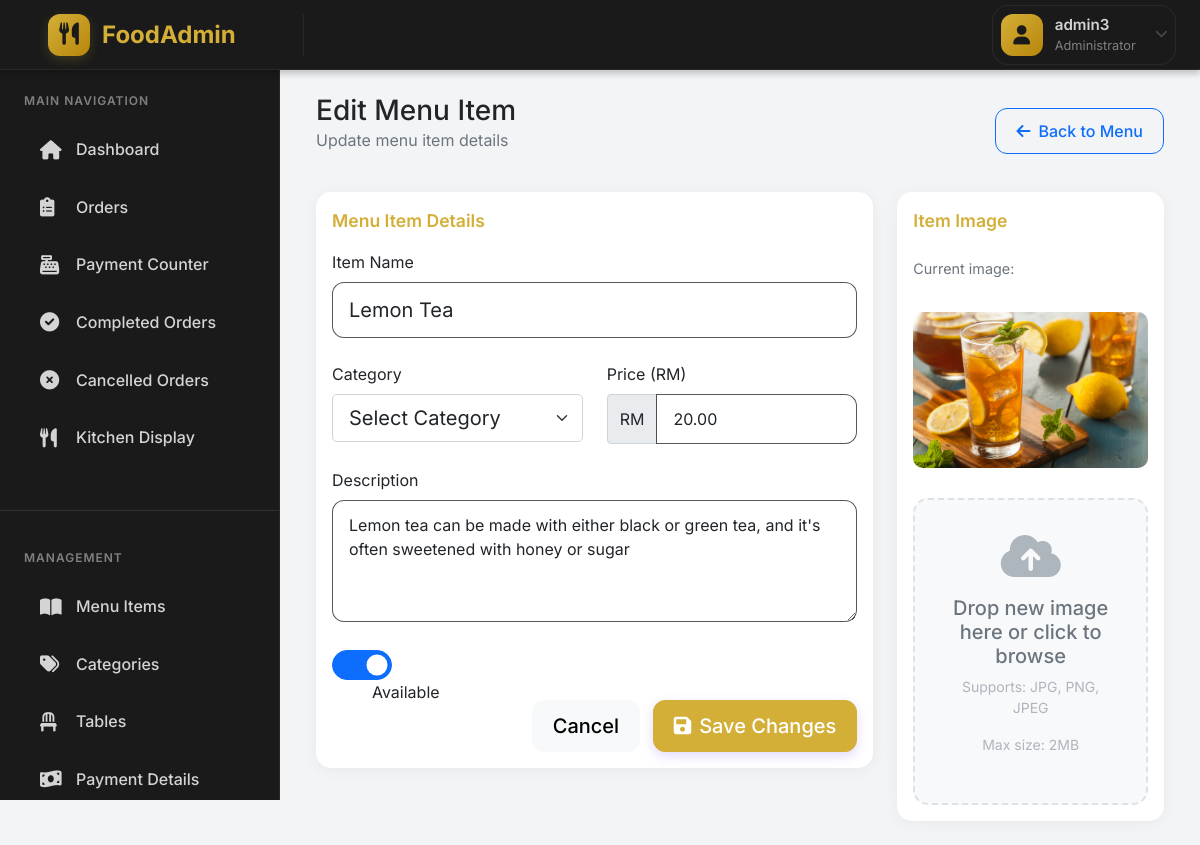
The app's page /admin/edit_menu_item.php?id=4 (signed in) with its own data.
### tables this page shows
CREATE TABLE `menu_items` (
  `id` int(11) NOT NULL,
  `name` varchar(255) NOT NULL,
  `description` text DEFAULT NULL,
  `price` decimal(10,2) NOT NULL,
  `category` varchar(100) DEFAULT NULL,
  `status` enum('available','unavailable') DEFAULT 'available',
  `created_at` timestamp NULL DEFAULT current_timestamp(),
  `category_id` int(11) DEFAULT NULL,
  `image_path` varchar(255) DEFAULT NULL
);

### admin/edit_menu_item.php (the view, shortened to what this page needs)
<?php
$database = new Database();
$db = $database->getConnection();
$item_id = $_GET['id'];
$query = "SELECT m.*, c.name as category_name
          FROM menu_items m
          LEFT JOIN categories c ON m.category_id = c.id
          WHERE m.id = :id";
$stmt = $db->prepare($query);
$stmt->bindParam(':id', $item_id);
$stmt->execute();
$item = $stmt->fetch(PDO::FETCH_ASSOC);
?>
<div class="container-fluid">
    <div class="d-flex justify-content-between align-items-center mb-4">
        <div>
            <h1 class="h3 mb-0">Edit Menu Item</h1>
            <p class="text-muted">Update menu item details</p>
        </div>
        <a href="menu_management.php" class="btn btn-outline-primary">
            <i class="fas fa-arrow-left me-2"></i>Back to Menu
        </a>
    </div>
    <div class="row">
        <div class="col-md-8">
            <div class="card form-card">
                <div class="card-body">
                    <form method="POST" enctype="multipart/form-data" id="menuItemForm">
                        <div class="mb-4">
                            <div class="form-group-title">Menu Item Details</div>
                            <div class="mb-4">
                                <label class="form-label">Item Name</label>
                                <input type="text" class="form-control form-control-lg" name="name" required
                                       value="<?php echo htmlspecialchars($item['name']); ?>"
                                       placeholder="Enter item name">
                            </div>
                            <div class="row mb-4">
                                <div class="col-md-6">
                                    <label class="form-label">Category</label>
                                    <select class="form-select form-select-lg" name="category_id" required>
                                        <option value="">Select Category</option>
                                    </select>
                                </div>
                                <div class="col-md-6">
                                    <label class="form-label">Price (RM)</label>
                                    <div class="input-group">
                                        <span class="input-group-text">RM</span>
                                        <input type="number"
                                               class="form-control"
                                               id="price"
                                               name="price"
                                               step="0.10"
                                               min="0"
                                               value="<?php echo number_format($item['price'], 2); ?>"
                                               required>
                                    </div>
                                </div>
                            </div>
                            <div class="mb-4">
                                <label class="form-label">Description</label>
                                <textarea class="form-control" name="description" rows="4"
                                          placeholder="Describe your menu item"><?php echo htmlspecialchars($item['description']); ?></textarea>
                            </div>
                            <div class="form-check form-switch status-switch">
                                <input class="form-check-input" type="checkbox" name="status"
                                       id="statusSwitch" <?php echo $item['status'] == 'available' ? 'checked' : ''; ?>>
                                <label class="form-check-label" for="statusSwitch">Available</label>
                            </div>
                        </div>
                        <div class="text-end">
                            <button type="button" class="btn btn-light btn-lg me-2"
                                    onclick="window.location.href='menu_management.php'">
                                Cancel
                            </button>
                            <button type="submit" class="btn btn-primary btn-lg">
                                <i class="fas fa-save me-2"></i>Save Changes
                            </button>
                        </div>
                    </form>
                </div>
            </div>
        </div>
        <div class="col-md-4">
            <div class="card form-card">
                <div class="card-body">
                    <div class="form-group-title mb-4">Item Image</div>
                    <?php if ($item['image_path']): ?>
                        <p class="current-image-text">Current image:</p>
                        <div class="image-container mb-4">
                            <img src="../<?php echo htmlspecialchars($item['image_path']); ?>"
                                 class="preview-image" style="display: block;">
                        </div>
                    <?php endif; ?>
                    <label class="image-upload-card w-100" for="imageInput">
                        <div id="uploadSection">
                            <i class="fas fa-cloud-upload-alt upload-icon"></i>
                            <h5 class="upload-text">Drop new image here or click to browse</h5>
                            <p class="upload-hint">Supports: JPG, PNG, JPEG</p>
                            <p class="upload-hint">Max size: 2MB</p>
                        </div>
                    </label>
                </div>
            </div>
        </div>
    </div>
</div>
<?php
include 'includes/layout.php';
?>

### admin/includes/layout.php (style rules this page uses)
:root { --primary-color: #7C3AED; --primary-dark: #6D28D9; --primary-light: #8B5CF6; --success-color: #10B981; --warning-color: #F59E0B; --danger-color: #EF4444; --info-color: #3B82F6; --navbar-height: 70px; --sidebar-width: 280px; --body-bg: #F3F4F6; --card-bg: #FFFFFF; --text-primary: #1F2937; --text-secondary: #4B5563; --text-muted: #9CA3AF; --border-color: rgba(124, 58, 237, 0.1); }
body { min-height: 100vh; background: var(--body-bg); padding-top: var(--navbar-height); font-family: 'Inter', sans-serif; }
.card { border: none; box-shadow: 0 4px 6px rgba(0, 0, 0, 0.05); border-radius: 16px; transition: all 0.3s ease; border: 1px solid var(--border-color); }
.btn { border-radius: 12px; padding: 0.625rem 1.25rem; font-weight: 500; transition: all 0.3s ease; }
.btn-primary { background: var(--primary-color); border-color: var(--primary-color); box-shadow: 0 4px 12px rgba(124, 58, 237, 0.2); }
.form-control { border-radius: 12px; padding: 0.75rem 1rem; border: 1px solid var(--border-color); transition: all 0.3s ease; }

### admin/edit_menu_item.php (style rules this page uses)
.form-card { border: none; border-radius: 15px; box-shadow: 0 2px 15px rgba(0,0,0,0.05); }
.image-upload-card { border: 2px dashed #dee2e6; border-radius: 15px; padding: 2rem; text-align: center; background: #f8f9fa; cursor: pointer; transition: all 0.3s ease; }
.preview-image { max-width: 100%; max-height: 300px; border-radius: 10px; margin-top: 1rem; }
.upload-icon { font-size: 3rem; color: #adb5bd; margin-bottom: 1rem; }
.upload-text { color: #6c757d; margin-bottom: 0.5rem; }
.upload-hint { font-size: 0.875rem; color: #adb5bd; }
.form-group-title { font-size: 1.1rem; font-weight: 600; margin-bottom: 1rem; color: var(--primary-color); }
.status-switch { width: 60px; height: 30px; }
.status-switch .form-check-input { width: 60px; height: 30px; }
.image-container { position: relative; display: inline-block; }
.current-image-text { color: #6c757d; margin-bottom: 1rem; font-size: 0.9rem; }

### admin/includes/navbar.php (style rules this page uses)
:root { --navbar-bg: #1a1a1a; --card-bg: #1a1a1a; --primary-color: #d4af37; --primary-dark: #b8860b; --text-primary: #d4d4d4; --text-secondary: #808080; --text-muted: #4a4a4a; --border-color: rgba(45, 45, 45, 0.8); --danger-color: #8b0000; }

### records on screen
menu_items: name "Lemon Tea", price "20.00", description "Lemon tea can be made with either black or green tea, and it's often sweetened with honey or sugar", status "☑", image_path (picture)

### other values on screen
$_SESSION['admin_username'] "admin3"
